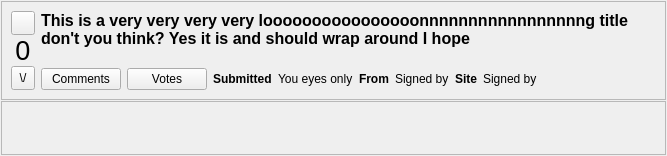
<?xml version="1.0" encoding="UTF-8"?>
<ui version="4.0">
 <class>PostedItem</class>
 <widget class="QWidget" name="PostedItem">
  <property name="geometry">
   <rect>
    <x>0</x>
    <y>0</y>
    <width>667</width>
    <height>156</height>
   </rect>
  </property>
  <property name="font">
   <font>
    <pointsize>9</pointsize>
   </font>
  </property>
  <property name="windowTitle">
   <string notr="true"/>
  </property>
  <layout class="QVBoxLayout" name="verticalLayout_2">
   <property name="spacing">
    <number>1</number>
   </property>
   <property name="margin">
    <number>1</number>
   </property>
   <item>
    <widget class="QFrame" name="frame">
     <property name="sizePolicy">
      <sizepolicy hsizetype="Expanding" vsizetype="Fixed">
       <horstretch>0</horstretch>
       <verstretch>0</verstretch>
      </sizepolicy>
     </property>
     <property name="styleSheet">
      <string notr="true"/>
     </property>
     <property name="frameShape">
      <enum>QFrame::StyledPanel</enum>
     </property>
     <property name="frameShadow">
      <enum>QFrame::Raised</enum>
     </property>
     <layout class="QGridLayout" name="gridLayout">
      <item row="1" column="1">
       <widget class="QPushButton" name="commentButton">
        <property name="text">
         <string>Comments</string>
        </property>
       </widget>
      </item>
      <item row="0" column="0" rowspan="2">
       <layout class="QVBoxLayout" name="verticalLayout">
        <property name="spacing">
         <number>0</number>
        </property>
        <item>
         <widget class="QToolButton" name="voteUpButton">
          <property name="minimumSize">
           <size>
            <width>24</width>
            <height>24</height>
           </size>
          </property>
          <property name="toolTip">
           <string>Vote up</string>
          </property>
          <property name="text">
           <string/>
          </property>
          <property name="icon">
           <iconset resource="../images.qrc">
            <normaloff>:/images/go-up.png</normaloff>:/images/go-up.png</iconset>
          </property>
         </widget>
        </item>
        <item>
         <widget class="QLabel" name="scoreLabel">
          <property name="font">
           <font>
            <pointsize>20</pointsize>
           </font>
          </property>
          <property name="text">
           <string>0</string>
          </property>
          <property name="alignment">
           <set>Qt::AlignCenter</set>
          </property>
         </widget>
        </item>
        <item>
         <widget class="QToolButton" name="voteDownButton">
          <property name="minimumSize">
           <size>
            <width>24</width>
            <height>24</height>
           </size>
          </property>
          <property name="toolTip">
           <string>Vote down</string>
          </property>
          <property name="text">
           <string>\/</string>
          </property>
          <property name="icon">
           <iconset resource="../images.qrc">
            <normaloff>:/images/go-down.png</normaloff>:/images/go-down.png</iconset>
          </property>
         </widget>
        </item>
       </layout>
      </item>
      <item row="1" column="5">
       <widget class="QLabel" name="fromBoldLabel">
        <property name="sizePolicy">
         <sizepolicy hsizetype="Preferred" vsizetype="Fixed">
          <horstretch>0</horstretch>
          <verstretch>0</verstretch>
         </sizepolicy>
        </property>
        <property name="font">
         <font>
          <pointsize>9</pointsize>
          <weight>75</weight>
          <bold>true</bold>
         </font>
        </property>
        <property name="text">
         <string>From</string>
        </property>
       </widget>
      </item>
      <item row="1" column="9">
       <spacer name="horizontalSpacer">
        <property name="orientation">
         <enum>Qt::Horizontal</enum>
        </property>
        <property name="sizeHint" stdset="0">
         <size>
          <width>118</width>
          <height>20</height>
         </size>
        </property>
       </spacer>
      </item>
      <item row="1" column="6">
       <widget class="GxsIdLabel" name="fromLabel">
        <property name="sizePolicy">
         <sizepolicy hsizetype="Expanding" vsizetype="Fixed">
          <horstretch>0</horstretch>
          <verstretch>0</verstretch>
         </sizepolicy>
        </property>
        <property name="font">
         <font>
          <pointsize>9</pointsize>
         </font>
        </property>
        <property name="text">
         <string notr="true">Signed by</string>
        </property>
        <property name="openExternalLinks">
         <bool>true</bool>
        </property>
       </widget>
      </item>
      <item row="1" column="8">
       <widget class="QLabel" name="siteLabel">
        <property name="sizePolicy">
         <sizepolicy hsizetype="Expanding" vsizetype="Fixed">
          <horstretch>0</horstretch>
          <verstretch>0</verstretch>
         </sizepolicy>
        </property>
        <property name="font">
         <font>
          <pointsize>9</pointsize>
         </font>
        </property>
        <property name="text">
         <string notr="true">Signed by</string>
        </property>
        <property name="openExternalLinks">
         <bool>true</bool>
        </property>
       </widget>
      </item>
      <item row="1" column="4">
       <widget class="QLabel" name="dateLabel">
        <property name="sizePolicy">
         <sizepolicy hsizetype="Expanding" vsizetype="Fixed">
          <horstretch>0</horstretch>
          <verstretch>0</verstretch>
         </sizepolicy>
        </property>
        <property name="font">
         <font>
          <pointsize>9</pointsize>
         </font>
        </property>
        <property name="text">
         <string notr="true">You eyes only</string>
        </property>
        <property name="openExternalLinks">
         <bool>true</bool>
        </property>
       </widget>
      </item>
      <item row="1" column="7">
       <widget class="QLabel" name="fromBoldLabel_2">
        <property name="sizePolicy">
         <sizepolicy hsizetype="Preferred" vsizetype="Fixed">
          <horstretch>0</horstretch>
          <verstretch>0</verstretch>
         </sizepolicy>
        </property>
        <property name="font">
         <font>
          <pointsize>9</pointsize>
          <weight>75</weight>
          <bold>true</bold>
         </font>
        </property>
        <property name="text">
         <string>Site</string>
        </property>
       </widget>
      </item>
      <item row="1" column="3">
       <widget class="QLabel" name="dateBoldLabel">
        <property name="sizePolicy">
         <sizepolicy hsizetype="Preferred" vsizetype="Fixed">
          <horstretch>0</horstretch>
          <verstretch>0</verstretch>
         </sizepolicy>
        </property>
        <property name="font">
         <font>
          <pointsize>9</pointsize>
          <weight>75</weight>
          <bold>true</bold>
         </font>
        </property>
        <property name="text">
         <string>Submitted</string>
        </property>
       </widget>
      </item>
      <item row="0" column="1" colspan="9">
       <widget class="QLabel" name="titleLabel">
        <property name="sizePolicy">
         <sizepolicy hsizetype="Preferred" vsizetype="Expanding">
          <horstretch>0</horstretch>
          <verstretch>0</verstretch>
         </sizepolicy>
        </property>
        <property name="font">
         <font>
          <pointsize>12</pointsize>
          <weight>75</weight>
          <bold>true</bold>
         </font>
        </property>
        <property name="text">
         <string>This is a very very very very loooooooooooooooonnnnnnnnnnnnnnnnng title don't you think? Yes it is and should wrap around I hope</string>
        </property>
        <property name="alignment">
         <set>Qt::AlignLeading|Qt::AlignLeft|Qt::AlignTop</set>
        </property>
        <property name="wordWrap">
         <bool>true</bool>
        </property>
        <property name="openExternalLinks">
         <bool>true</bool>
        </property>
       </widget>
      </item>
      <item row="1" column="2">
       <widget class="QPushButton" name="votesButton">
        <property name="text">
         <string>Votes</string>
        </property>
       </widget>
      </item>
     </layout>
    </widget>
   </item>
   <item>
    <widget class="QFrame" name="frame_notes">
     <property name="frameShape">
      <enum>QFrame::StyledPanel</enum>
     </property>
     <property name="frameShadow">
      <enum>QFrame::Raised</enum>
     </property>
     <layout class="QGridLayout" name="gridLayout_2">
      <property name="margin">
       <number>1</number>
      </property>
      <item row="0" column="0">
       <widget class="QLabel" name="notes">
        <property name="styleSheet">
         <string notr="true"/>
        </property>
        <property name="text">
         <string/>
        </property>
        <property name="wordWrap">
         <bool>true</bool>
        </property>
       </widget>
      </item>
     </layout>
    </widget>
   </item>
  </layout>
 </widget>
 <customwidgets>
  <customwidget>
   <class>GxsIdLabel</class>
   <extends>QLabel</extends>
   <header>gui/gxs/GxsIdLabel.h</header>
  </customwidget>
 </customwidgets>
 <resources>
  <include location="../images.qrc"/>
 </resources>
 <connections/>
</ui>
